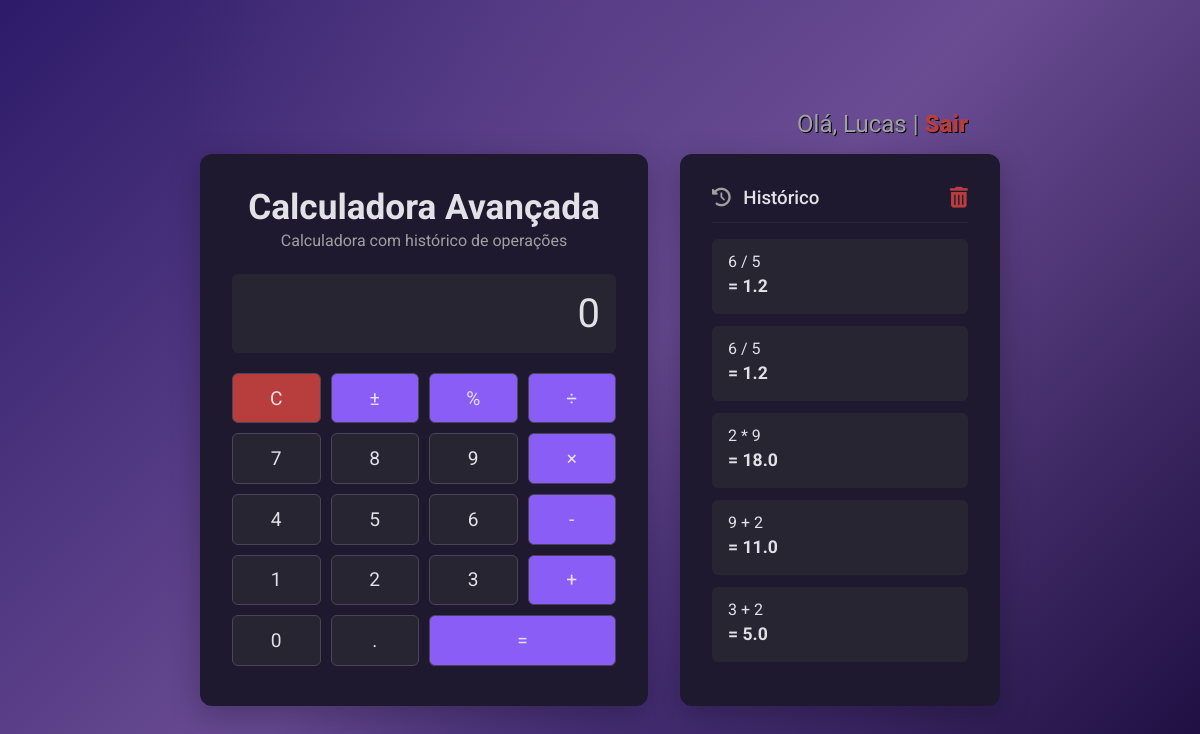
The page /home/ (signed in) on the database its author committed.
### core/models.py (models this page shows, shortened)
class Operacao(models.Model):
    usuario = models.ForeignKey(User, on_delete=models.CASCADE)
    parametros = models.CharField(max_length=100)
    resultado = models.CharField(max_length=100)
    dt_inclusao = models.DateTimeField(auto_now_add=True)
    class Meta:
        ordering = ['-dt_inclusao']
        verbose_name_plural = "Operações"

### core/views.py (the view, shortened to what this page needs)
# urls.py: path('home/', views.calculadora, name='calculadora'),
@login_required
def calculadora(request):
    contexto = {}
    operacoes_recentes = Operacao.objects.filter(usuario=request.user)[:5]
    contexto['historico'] = operacoes_recentes
    return render(request, 'home/calculator.html', contexto)

### templates/home/calculator.html (shortened to what this page needs)
{% load static %}
<!DOCTYPE html>
<html lang="pt-br">
<head>
    <link rel="stylesheet" href="https://cdnjs.cloudflare.com/ajax/libs/font-awesome/6.0.0-beta3/css/all.min.css">
    <link rel="stylesheet" href="{% static 'css/calculator.css' %}">
</head>
<body>
    <div class="header">
        <span>Olá, {{ user.username|title }}</span> | <a href="{% url 'logout' %}">Sair</a>
    </div>
    <div class="container">
        <div class="main-content">
            <div class="calculator-header">
                <h2>Calculadora Avançada</h2>
                <p>Calculadora com histórico de operações</p>
            </div>
            <div class="calculator-grid">
                <div class="display" id="display">{% if resultado %}{{ resultado }}{% elif erro %}Erro{% else %}0{% endif %}</div>
                <button class="clear" data-value="C">C</button>
                <button class="operator" data-value="negate">±</button>
                <button class="operator" data-value="percent">%</button>
                <button class="operator" data-value="/">÷</button>
                <button data-value="7">7</button>
                <button data-value="8">8</button>
                <button data-value="9">9</button>
                <button class="operator" data-value="*">×</button>
                <button data-value="4">4</button>
                <button data-value="5">5</button>
                <button data-value="6">6</button>
                <button class="operator" data-value="-">-</button>
                <button data-value="1">1</button>
                <button data-value="2">2</button>
                <button data-value="3">3</button>
                <button class="operator" data-value="+">+</button>
                <button data-value="0">0</button>
                <button data-value=".">.</button>
                <button class="equals" data-value="=">=</button>
            </div>
        </div>
        <div class="sidebar">
            <div class="historico-header">
                <h3><i class="fas fa-history"></i> Histórico</h3>
                <form id="deleteLatestForm" method="post" action="{% url 'delete_latest_history' %}">
                    <button type="submit" class="clear-history-btn" title="Excluir último registro">
                        <i class="fas fa-trash-alt"></i>
                    </button>
                </form>
            </div>
            <div class="historico">
                <ul id="historyList">
                    {% for op in historico %}
                        <li>
                            <span>{{ op.parametros }}</span>
                            <strong>= {{ op.resultado }}</strong>
                        </li>
                    {% empty %}
                        <li>Nenhum cálculo realizado ainda.</li>
                    {% endfor %}
                </ul>
            </div>
        </div>
    </div>
</body>
</html>

### static/css/calculator.css (style rules this page uses)
:root { --bg-color: #2D2A37; --panel-bg: #1E192F; --input-bg: #282532; --text-color: #E1E1E6; --text-secondary: #A0A0A0; --accent-purple: #8A5DF7; --accent-red: #B83D3D; }
body { font-family: 'Roboto', sans-serif; margin: 0; background: radial-gradient(ellipse at top, rgba(106, 76, 147, 0.3) 0%, transparent 50%), radial-gradient(ellipse at bottom, rgba(45, 27, 105, 0.4) 0%, transparent 50%), linear-gradient(135deg, #2D1B69 0%, #6A4C93 50%, #1A0B3D 100%); background-color: #2D2A37; color: var(--text-color); display: flex; flex-direction: column; align-items: center; justify-content: center; min-height: 100vh; }
.header { width: 100%; max-width: 800px; box-sizing: border-box; background-color: transparent; color: var(--text-secondary); padding: 1rem 2rem; text-align: right; font-size: 1.5rem; text-shadow: 1px 1px 0px #000000; }
.header a { color: var(--accent-red); text-decoration: none; font-weight: 900; }
.container { display: flex; gap: 2rem; width: 100%; max-width: 800px; }
.main-content { background-color: var(--panel-bg); padding: 2rem; border-radius: 12px; box-shadow: 0 8px 30px rgba(0,0,0,0.25); flex: 3; }
.sidebar { background-color: var(--panel-bg); padding: 2rem; border-radius: 12px; box-shadow: 0 8px 30px rgba(0,0,0,0.25); flex: 2; display: flex; flex-direction: column; }
.calculator-header { text-align: center; margin-bottom: 1.5rem; }
.calculator-header h2 { border-bottom: none; padding-bottom: 0.2rem; margin-bottom: 0; font-size: 2.2rem; font-weight: 700; }
.calculator-header p { color: var(--text-secondary); margin: 0; }
h2, h3 { margin-top: 0; border-bottom: 1px solid var(--input-bg); padding-bottom: 0.8rem; font-weight: 500; }
.calculator-grid { display: grid; grid-template-columns: repeat(4, 1fr); gap: 10px; margin-top: 1.5rem; }
.calculator-grid button, .calculator-form input[type="text"] { font-family: 'Roboto', sans-serif; background-color: var(--input-bg); color: var(--text-color); border: 1px solid #4A4558; border-radius: 6px; padding: 0.8rem; font-size: 1.2rem; cursor: pointer; transition: background-color 0.2s, filter 0.2s; display: flex; justify-content: center; align-items: center; }
.calculator-grid button.operator { background-color: var(--accent-purple); }
.calculator-grid button.clear { background-color: var(--accent-red); }
.calculator-grid button.equals { background-color: var(--accent-purple); grid-column: span 2; }
.display { grid-column: span 4; background-color: var(--input-bg); text-align: right; padding: 1rem; font-size: 2.5rem; margin-bottom: 10px; border-radius: 6px; min-height: 1em; box-sizing: border-box; word-break: break-all; overflow: hidden; white-space: nowrap; text-overflow: ellipsis; }
.historico { flex-grow: 1; overflow-y: auto; min-height: 0; }
.historico ul { list-style: none; padding: 0; margin: 0; }
.historico li { background: var(--input-bg); padding: 0.8rem 1rem; margin-bottom: 0.8rem; border-radius: 6px; font-size: 1rem; }
.historico li span { display: block; }
.historico li strong { display: block; margin-top: 0.3rem; font-size: 1.1rem; }
.historico-header { display: flex; justify-content: space-between; align-items: center; border-bottom: 1px solid var(--input-bg); padding-bottom: 0.8rem; margin-bottom: 1rem; }
.historico-header h3 { margin: 0; padding: 0; border-bottom: none; }
.historico-header .clear-history-btn { background: none; border: none; color: var(--accent-red); font-size: 1.3rem; cursor: pointer; transition: color 0.2s; padding: 0; }
.historico-header h3 i { margin-right: 0.5rem; color: var(--text-secondary); }

### rows shown on the page
Operacao: parametros "6 / 5", resultado "1.2"
Operacao: parametros "6 / 5", resultado "1.2"
Operacao: parametros "2 * 9", resultado "18.0"
Operacao: parametros "9 + 2", resultado "11.0"
Operacao: parametros "3 + 2", resultado "5.0"

### other values the page prints
{{ user.username|title }} "Lucas"
